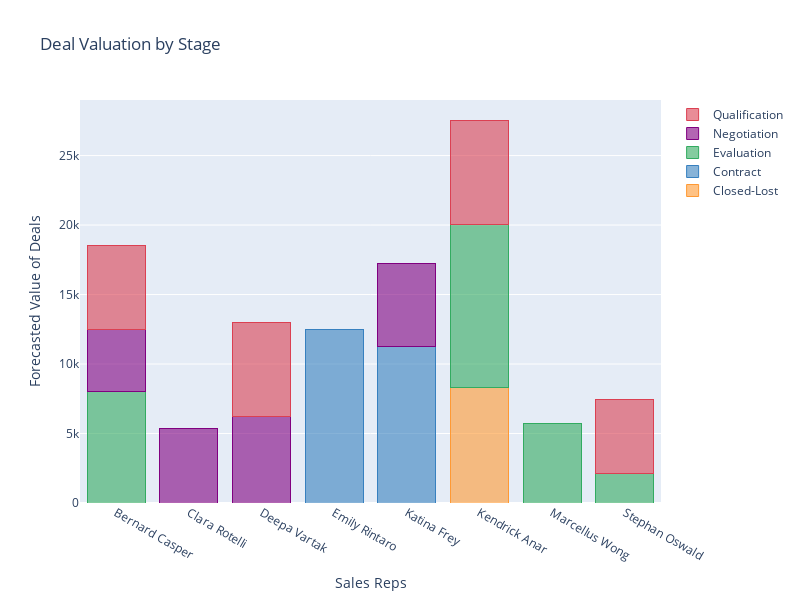

The code cell stored with this chart in its notebook:
### Markdown cell above
### 2. Deal valuations by stage & sales representative

### Code cell
layout = cf.Layout(
    height = 600,
    width = 800,
    xaxis = dict(title = 'Sales Reps'),
    yaxis = dict(title = 'Forecasted Value of Deals'),
    title = 'Deal Valuation by Stage',
    barmode='stack'
)

pd.DataFrame(sales_df[sales_df['Sales Stage']!='Closed-Won'][['Name', 'Sales Stage', 'Forecast Value', 'Rep']].set_index('Sales Stage').groupby(
    ['Sales Stage', 'Rep'])['Forecast Value'].sum().unstack(level=0)).iplot(kind='bar', layout=layout)

### Figure 1 — Plotly figure (JSON) as saved in the notebook; plotly's stock layout.template omitted (floating-point values rounded to 4 significant figures)
{"data": [{"marker": {"color": "rgba(255, 153, 51, 0.6)", "line": {"color": "rgba(255, 153, 51, 1.0)", "width": 1}}, "name": "Closed-Lost", "orientation": "v", "text": "", "type": "bar", "x": ["Bernard Casper", "Clara Rotelli", "Deepa Vartak", "Emily Rintaro", "Katina Frey", "Kendrick Anar", "Marcellus Wong", "Stephan Oswald"], "y": ["", "", "", "", "", 8300, "", ""]}, {"marker": {"color": "rgba(55, 128, 191, 0.6)", "line": {"color": "rgba(55, 128, 191, 1.0)", "width": 1}}, "name": "Contract", "orientation": "v", "text": "", "type": "bar", "x": ["Bernard Casper", "Clara Rotelli", "Deepa Vartak", "Emily Rintaro", "Katina Frey", "Kendrick Anar", "Marcellus Wong", "Stephan Oswald"], "y": ["", "", "", 12500, 11250, "", "", ""]}, {"marker": {"color": "rgba(50, 171, 96, 0.6)", "line": {"color": "rgba(50, 171, 96, 1.0)", "width": 1}}, "name": "Evaluation", "orientation": "v", "text": "", "type": "bar", "x": ["Bernard Casper", "Clara Rotelli", "Deepa Vartak", "Emily Rintaro", "Katina Frey", "Kendrick Anar", "Marcellus Wong", "Stephan Oswald"], "y": [8000, "", "", "", "", 11750, 5750, 2150]}, {"marker": {"color": "rgba(128, 0, 128, 0.6)", "line": {"color": "rgba(128, 0, 128, 1.0)", "width": 1}}, "name": "Negotiation", "orientation": "v", "text": "", "type": "bar", "x": ["Bernard Casper", "Clara Rotelli", "Deepa Vartak", "Emily Rintaro", "Katina Frey", "Kendrick Anar", "Marcellus Wong", "Stephan Oswald"], "y": [4500, 5350, 6200, "", 6000, "", "", ""]}, {"marker": {"color": "rgba(219, 64, 82, 0.6)", "line": {"color": "rgba(219, 64, 82, 1.0)", "width": 1}}, "name": "Qualification", "orientation": "v", "text": "", "type": "bar", "x": ["Bernard Casper", "Clara Rotelli", "Deepa Vartak", "Emily Rintaro", "Katina Frey", "Kendrick Anar", "Marcellus Wong", "Stephan Oswald"], "y": [6000, "", 6800, "", "", 7500, "", 5300]}], "layout": {"barmode": "stack", "height": 600, "title": {"text": "Deal Valuation by Stage"}, "width": 800, "xaxis": {"autorange": true, "range": [-0.5, 7.5], "title": {"text": "Sales Reps"}, "type": "category"}, "yaxis": {"autorange": true, "range": [0, 29000], "title": {"text": "Forecasted Value of Deals"}, "type": "linear"}}}
